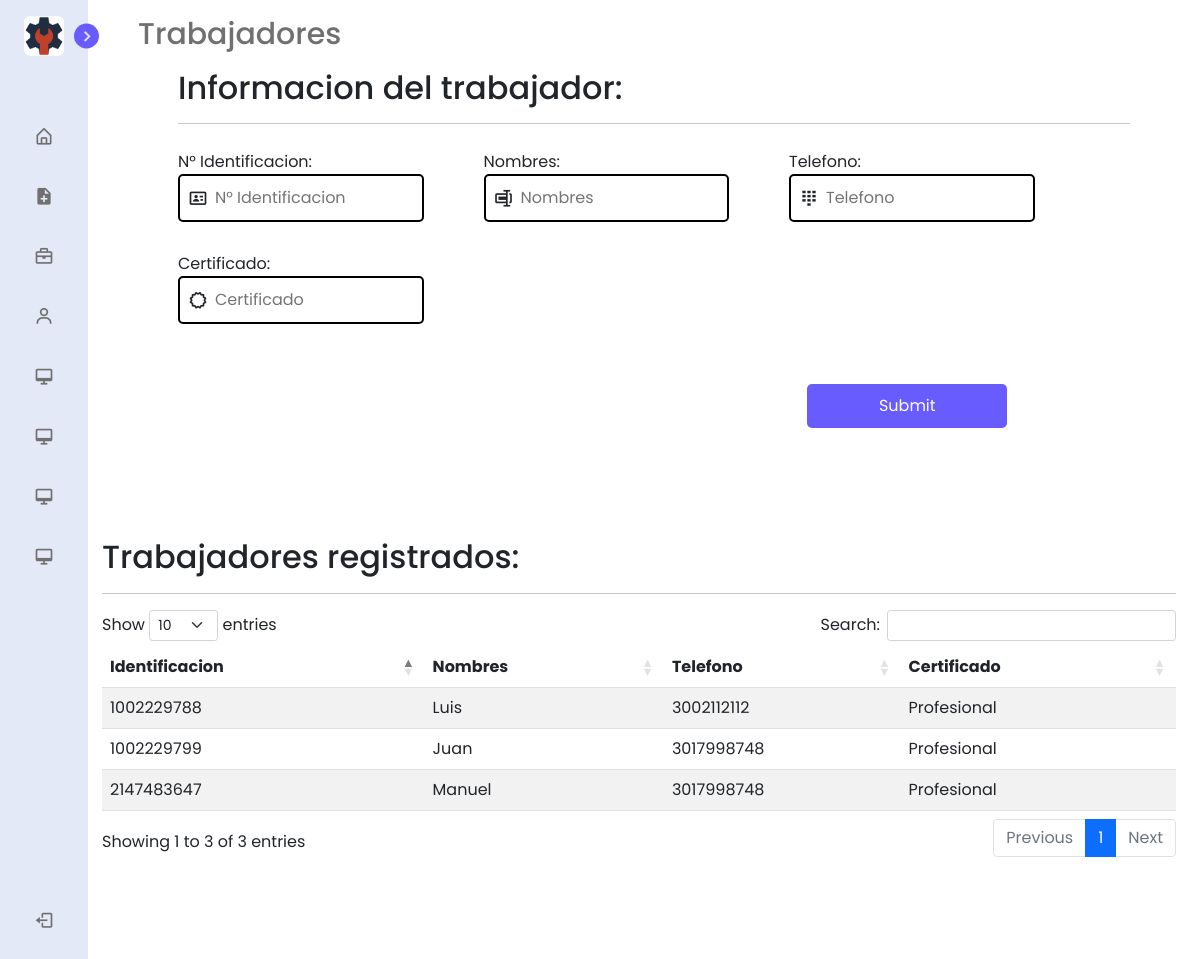
The page /layout/admin/views/trabajadores.php (signed in) on the database its author committed.
### tables this page shows
CREATE TABLE `trabajador` (
  `identificacion` int(11) NOT NULL,
  `nombre` varchar(50) NOT NULL,
  `telefono` varchar(20) NOT NULL,
  `certificado` text DEFAULT NULL
);

### app/config/config.php (called while the page is built, shortened)
<?php
$URL = 'http://localhost/computer_technical_center';
?>

### layout/admin/views/trabajadores.php (the view, shortened to what this page needs)
<?php
include('../../../app/config/conexion.php');
$query = $pdo->prepare("SELECT*FROM trabajador");
$query->execute();
$trabajadores = $query->fetchAll(PDO::FETCH_ASSOC);
?>
<!DOCTYPE html>
<html lang="es">
<head>
    <link rel="stylesheet" href="<?php echo $URL?>/public/css/menu.css">
    <link rel="stylesheet" href="<?php echo $URL?>/public/css/agregar_trabajador.css">
    <link rel="stylesheet" type="text/css" href='https://unpkg.com/boxicons@2.1.1/css/boxicons.min.css' rel='stylesheet'>
    <link rel="stylesheet" type="text/css" href="https://cdn.jsdelivr.net/npm/bootstrap@5.2.0-beta1/dist/css/bootstrap.min.css" rel="stylesheet">
    <link rel="stylesheet" type="text/css" href="https://cdnjs.cloudflare.com/ajax/libs/twitter-bootstrap/5.1.3/css/bootstrap.min.css">
    <link rel="stylesheet" type="text/css" href="https://cdn.datatables.net/1.12.1/css/dataTables.bootstrap5.min.css">
    <link rel="stylesheet" type="text/css" href="https://cdn.datatables.net/responsive/2.3.0/css/responsive.dataTables.min.css">
</head>
<body>
<?php
    include("../../fragment_views/menu.php");
?>
<section class="home">
    <div class="text">Trabajadores</div>
    <section class="contenedor_form">
        <form action="<?php echo $URL?>/app/config/controller_agregar_trabajador.php" method="post" class="formulario">
            <section class="contenedor_grupo">
                <section class="titulo">
                    <h2>Informacion del trabajador:</h2>
                    <hr>
                </section>
                <div class="contendor_input">
                    <label>N° Identificacion:</label>
                    <div class="input">
                    <i class='bx bx-id-card ic'></i>
                        <input type="number" placeholder="N° Identificacion" required name="identificacion">
                    </div>
                </div>
                <div class="contendor_input">
                    <label>Nombres:</label>
                    <div class="input">
                        <i class='bx bx-rename ic'></i>
                        <input type="text" placeholder="Nombres" required name="nombre">
                    </div>
                </div>
                <div class="contendor_input">
                    <label>Telefono:</label>
                    <div class="input">
                        <i class='bx bx-dialpad ic'></i>
                        <input type="number" placeholder="Telefono" required name="telefono">
                    </div>
                </div>
                <div class="contendor_input">
                    <label>Certificado:</label>
                    <div class="input">
                    <i class='bx bx-certification ic' ></i>
                        <input type="text" placeholder="Certificado" required name="certificado">
                    </div>
                </div>
            </section>
            <div class="button">
                <input type="submit" name="guardar" class="btn2">
            </div>
        </form>
    </section>
    <div class="container container_tabla" >
        <section class="titulo2">
            <h2>Trabajadores registrados:</h2>
            <hr>
        </section>
        <table id="tabla_registros" class="table table-striped display responsive nowrap" style="width:100%">
            <thead>
                <tr>
                    <th>Identificacion</th>
                    <th>Nombres</th>
                    <th>Telefono</th>
                    <th>Certificado</th>
                </tr>
            </thead>
            <tbody>
                <?php
                    foreach ($trabajadores as $trabajador) {
                        ?>
                            <tr>
                                <td><?php echo $trabajador['identificacion'];?></td>
                                <td><?php echo $trabajador['nombre'];?></td>
                                <td><?php echo $trabajador['telefono'];?></td>
                                <td><?php echo $trabajador['certificado'];?></td>
                            </tr>
                        <?php
                    }
                ?>
            </tbody>
        </table>
    </div>
</section>
</body>
</html>

### public/css/menu.css (style rules this page uses)
* { margin: 0; padding: 0; box-sizing: border-box; font-family: 'Poppins', sans-serif; }
:root { --sidebar-color: #E4E9F7; --primary-color: #695CFE; --primary-color-light: #F6F5FF; --toggle-color: #DDD; --text-color: #707070; --tran-03: all 0.2s ease; --tran-03: all 0.3s ease; --tran-04: all 0.3s ease; --tran-05: all 0.3s ease; }
body { transition: var(--tran-05); }
.home { position: absolute; top: 0; left: 250px; width: calc(100% - 250px); transition: var(--tran-05); }
.home .text { font-size: 30px; font-weight: 500; color: var(--text-color); padding: 12px 60px; }
.sidebar.close ~ .home { left: 78px; width: calc(100% - 78px); }

### public/css/agregar_trabajador.css (style rules this page uses)
.contenedor_form { margin: 0px 50px; padding: 0px 20px; }
.contenedor_grupo { display: flex; flex-wrap: wrap; }
.titulo { flex-basis: 100%; margin-left: 30px; margin-bottom: 10px; }
.titulo2 { flex-basis: 100%; margin-bottom: 10px; }
.contendor_input { flex-basis: 25%; display: flex; flex-direction: column; margin: 0 30px; margin-bottom: 30px; }
.container_tabla { margin-bottom: 100px; }
.input { position: relative; }
.input input { width: 100%; padding: 10px 35px; border-radius: 5px; border: 2px solid; }
.ic { position: absolute; left: 10px; bottom: 14px; z-index: 100; font-size: 20px; }
.button { width: 87.2%; margin-left: 30px; display: flex; justify-content: flex-end; margin-bottom: 100px; }
.btn2 { width: 200px; padding: 10px 20px; margin-top: 30px; margin-right: 27px; margin-bottom: 10px; background-color: #695CFE; border: none; cursor: pointer; color: #fff; border-radius: 5px; -webkit-border-radius: 5px; -moz-border-radius: 5px; -ms-border-radius: 5px; -o-border-radius: 5px; }

### rows shown on the page
trabajador: identificacion "1002229788", nombre "Luis", telefono "3002112112", certificado "Profesional"
trabajador: identificacion "1002229799", nombre "Juan", telefono "3017998748", certificado "Profesional"
trabajador: identificacion "2147483647", nombre "Manuel", telefono "3017998748", certificado "Profesional"
